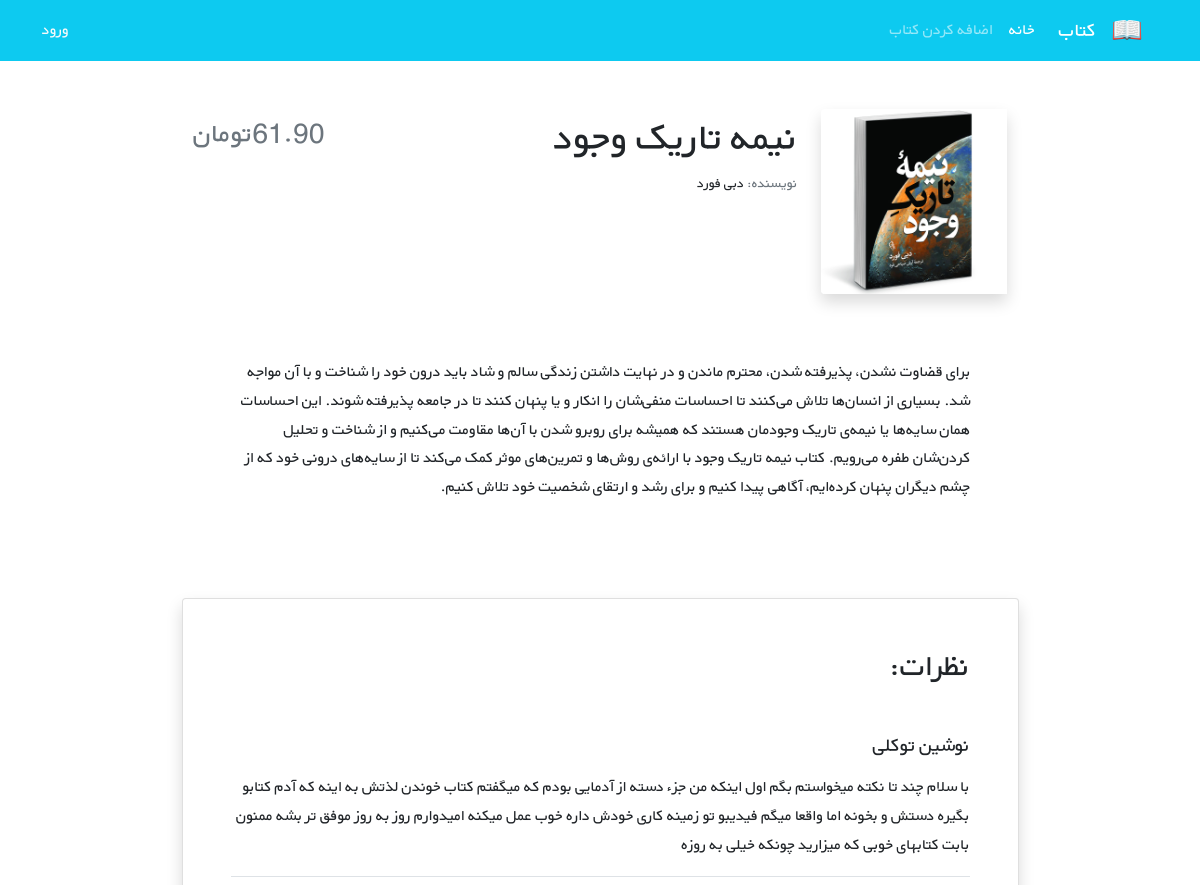
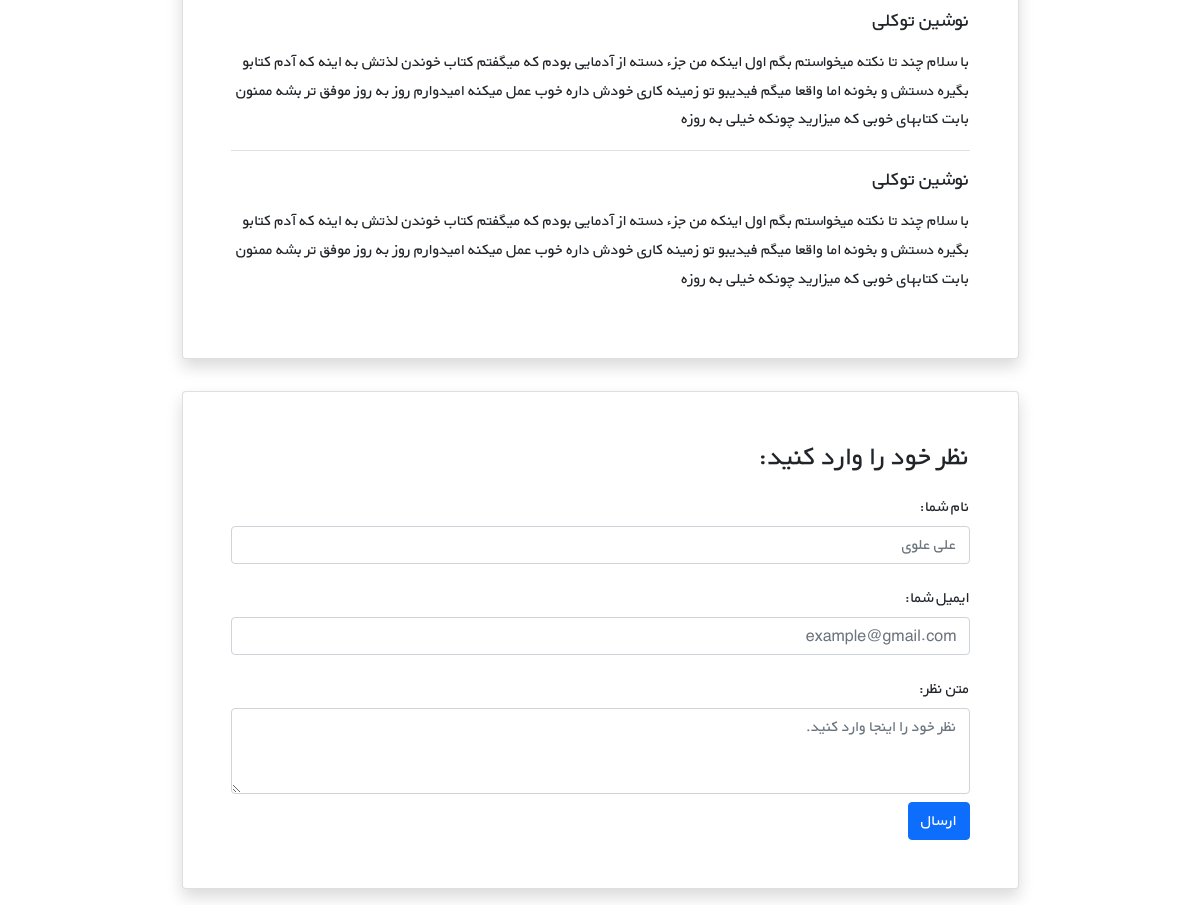
The app's page /book/5/ with its own data (2 pictures, top to bottom).
### books/models.py (models this page shows, shortened)
class Book(models.Model):
	title = models.CharField(max_length = 100, blank = True)
	author = models.CharField(max_length = 100, blank = True)
	description = models.TextField(blank = True)
	price = models.DecimalField(max_digits = 6, decimal_places = 2, null = True)
	image = models.ImageField(upload_to = 'cover/', blank = True)

### books/views.py (the view)
# urls.py: path('<int:pk>/', views.BookDetailView.as_view(), name = 'book_detail'),
class BookDetailView(generic.DetailView):
	model = models.Book
	template_name = 'book/book_detail.html'
	context_object_name = 'book'

### books/templates/book/book_detail.html (shortened to what this page needs)
{% extends '_base.html' %}
{% block content %}
    <div class="container mt-5" dir="rtl">
        <div class="">
            <div class="">
                <div class="d-flex justify-content-center">
                    <div class="row w-sm-75 w-100">
                        <div class="col-xs-12 col-md-3 d-flex justify-content-center">
                            <div>
                                {% if book.image %}
                                    <img src="{{ book.image.url }}" class="img-fluid rounded-start shadow" alt="...">
                                {% endif %}
                            </div>
                        </div>
                        <div class="col-xs-12 col-md-6 text-center text-md-end mt-md-1 mt-4">
                            <h1>{{ book.title }}</h1>
                            <h5 class="small my-1"><span class="text-muted">نویسنده: </span>{{ book.author }}</h5>
                        </div>
                        <div class="col-xs-12 col-md-3 d-flex flex-column">
                            <h3 class="align-self-center pt-2 text-muted align-self-md-end">
                                {{ book.price }}تومان
                            </h3>
                        </div>
                    </div>
                </div>
                <div class="d-flex justify-content-center">
                    <div class="my-3 p-5 w-sm-75 w-100">
                        {{ book.description|linebreaks }}
                    </div>
                </div>
                <div class="d-flex justify-content-center">
                    <div class="card shadow my-3 p-5 w-sm-75 w-100">
                        <h2 class="mb-5">نظرات:</h2>
                        <div class="border-bottom mb-3">
                            <h5 class="mb-3">نوشین توکلی</h5>
                            <p>با سلام چند تا نکته میخواستم بگم اول اینکه من جزء دسته از آدمایی بودم که میگفتم کتاب
                                خوندن لذتش
                                به اینه که آدم کتابو بگیره دستش و بخونه اما واقعا میگم فیدیبو تو زمینه کاری خودش داره
                                خوب عمل
                                میکنه امیدوارم روز به روز موفق تر بشه ممنون بابت کتابهای خوبی که میزارید چونکه خیلی به
                                روزه</p>
                        </div>
                        <div class="border-bottom mb-3">
                            <h5 class="mb-3">نوشین توکلی</h5>
                            <p>با سلام چند تا نکته میخواستم بگم اول اینکه من جزء دسته از آدمایی بودم که میگفتم کتاب
                                خوندن لذتش
                                به اینه که آدم کتابو بگیره دستش و بخونه اما واقعا میگم فیدیبو تو زمینه کاری خودش داره
                                خوب عمل
                                میکنه امیدوارم روز به روز موفق تر بشه ممنون بابت کتابهای خوبی که میزارید چونکه خیلی به
                                روزه</p>
                        </div>
                        <div>
                            <h5 class="mb-3">نوشین توکلی</h5>
                            <p>با سلام چند تا نکته میخواستم بگم اول اینکه من جزء دسته از آدمایی بودم که میگفتم کتاب
                                خوندن لذتش
                                به اینه که آدم کتابو بگیره دستش و بخونه اما واقعا میگم فیدیبو تو زمینه کاری خودش داره
                                خوب عمل
                                میکنه امیدوارم روز به روز موفق تر بشه ممنون بابت کتابهای خوبی که میزارید چونکه خیلی به
                                روزه</p>
                        </div>
                    </div>
                </div>
                <div class="d-flex justify-content-center">
                    <div class="card shadow my-3 p-5 w-sm-75 w-100">
                        <h3>نظر خود را وارد کنید:</h3>
                        <form method="POST">
                            <div class="form-group py-2">
                                <label class="py-1" for="author_name">نام شما:</label>
                                <input type="text" class="form-control" placeholder="علی علوی" name="author_name">
                            </div>
                            <div class="form-group py-2">
                                <label class="py-1" for="email">ایمیل شما:</label>
                                <input type="email" class="form-control" placeholder="example@gmail.com" name="email">
                            </div>
                            <div class="form-group py-2">
                                <label class="py-1" for="comment_text">متن نظر:</label>
                                <textarea class="form-control" name="text" rows="3"
                                          placeholder="نظر خود را اینجا وارد کنید."></textarea>
                            </div>
                            <button type="submit" class="btn btn-primary">ارسال</button>
                        </form>
                    </div>
                </div>
            </div>
        </div>
    </div>
{% endblock content %}

### static/css/style.css (style rules this page uses)
* { font-family: 'BYekan', sans-serif; line-height: 1.8rem; }
@media (min-width: 576px) { .w-sm-75 { width: 75% !important; } }

### records on screen
Book: image (picture), title "نیمه تاریک وجود", author "دبی فورد", price "61.90", description "برای قضاوت نشدن، پذیرفته شدن، محترم ماندن و در نهایت داشتن زندگی سالم و شاد باید درون خود را شناخت و با آن مواجه شد. بسیاری از انسان‌ها تلاش می‌کنند تا احساسات منفی‌شان را انکار و یا پنهان کنند تا در جامعه پذیرفته شوند. این احساسات همان سایه‌ها یا نیمه‌ی تاریک وجودمان هستند که همیشه برای روبرو شدن با آن‌ها مقاومت می‌‌کنیم و از شناخت و تحلیل کردن‌شان طفره می‌رویم. کتاب نیمه‌ تاریک وجود با ارائه‌ی روش‌ها و تمرین‌های موثر کمک می‌کند تا از سایه‌های درونی خود که از چشم دیگران پنهان کرده‌ایم، آگاهی پیدا کنیم و برای رشد و ارتقای شخصیت خود تلاش کنیم."
